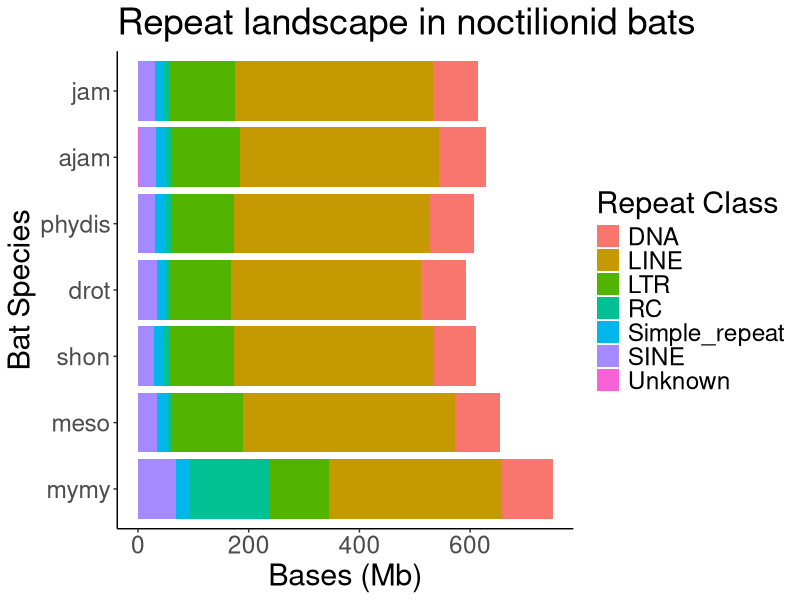
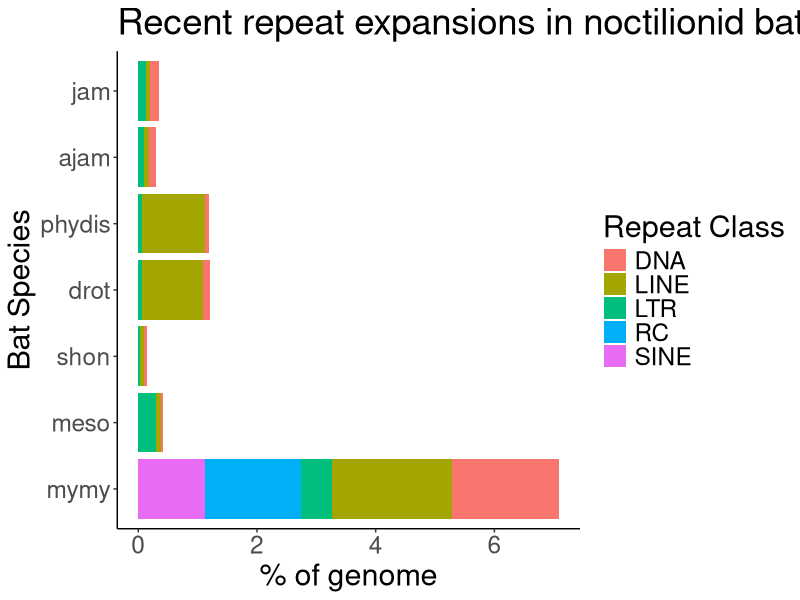
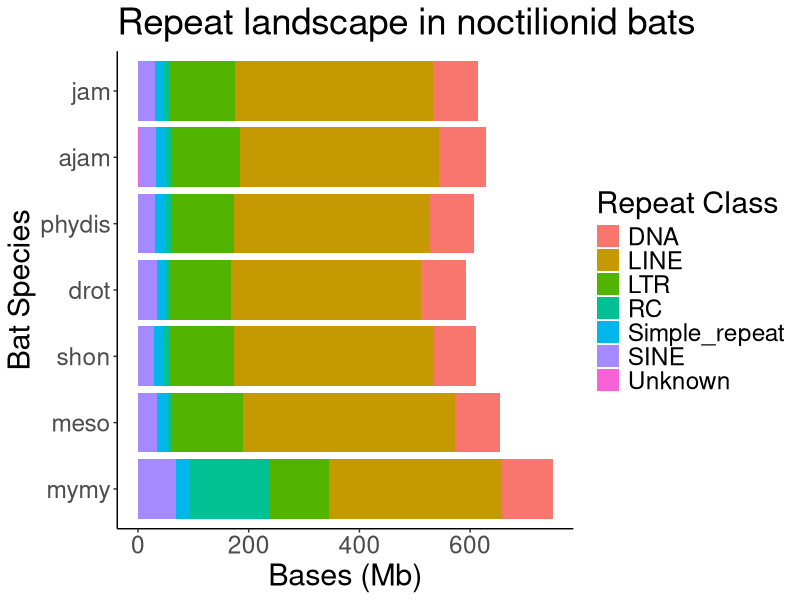
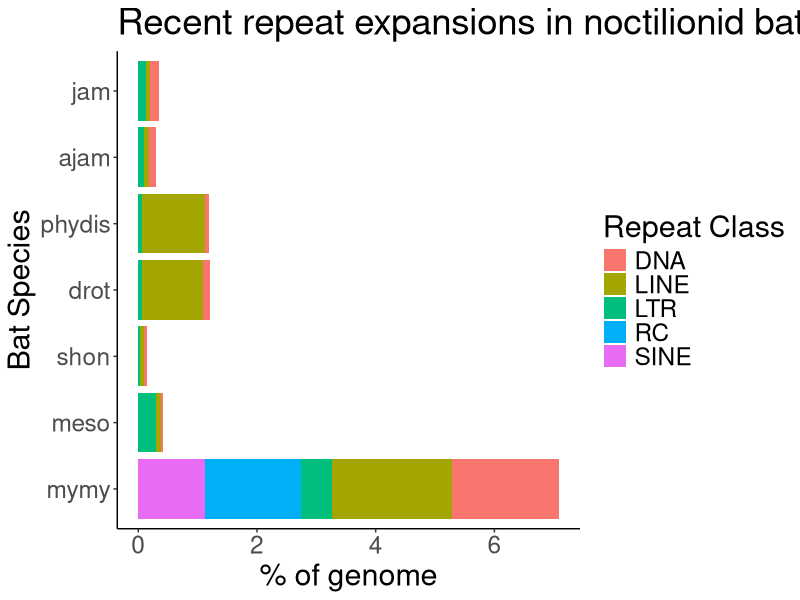

Recreate these plots in R, in order.
library(dplyr)
library(ggplot2)

# Main figures

total <- read.delim("data/final_all_landscape_total.tab",sep = "\t")

sum <- total %>% group_by(class,species) %>%
  summarise(Frequency = sum(frequency_bp))

sum$species <- factor(sum$species, levels=c("mymy", "meso", "shon","drot","phydis","ajam","jam"))
sum <- sum[sum$Frequency>1000000,]

ggplot(sum, aes(y = species, x = Frequency/1000000, fill = class)) +
  geom_bar(stat="identity",position="stack") +
 # geom_vline(xintercept=6.6, linetype="dashed",
 #            color = "red", size=0.5)+
  xlab("Bases (Mb)") +
  ylab("Bat Species") +
  labs(fill = "Repeat Class")+
  theme(panel.grid.major = element_blank(), panel.grid.minor = element_blank(),
        panel.background = element_blank(), axis.line = element_line(colour = "black"),
        text = element_text(size = 22)) +
  ggtitle("Repeat landscape in noctilionid bats") 

ggsave("repeat_landscape.pdf")

div <- read.csv("data/final_all_landscape_div.tab", sep = "\t", header = TRUE)
div <- div %>% mutate(Total = select(., X0percent:X6percent) %>% rowSums(na.rm = TRUE))
divtor <- select(div, c("species","class","Total"))
# sum up
divtor <- divtor %>% group_by(species,class) %>%
  summarise(classtot = sum(Total))

divtor$species <- factor(divtor$species, levels=c("mymy", "meso", "shon","drot","phydis","ajam","jam"))
divtor <- divtor[divtor$classtot>0.01,]
ggplot(divtor, aes(y = species, x = classtot, fill = class)) +
  geom_bar(stat="identity",position="stack") +
  xlab("% of genome") +
  ylab("Bat Species") +
  labs(fill = "Repeat Class")+
  theme(panel.grid.major = element_blank(), panel.grid.minor = element_blank(),
        panel.background = element_blank(), axis.line = element_line(colour = "black"),
        text = element_text(size = 22)) +
  ggtitle("Recent repeat expansions in noctilionid bats")

ggsave("repeat_expansions.pdf")
